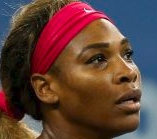
#> input picture 16487_SerenaWilliams_33_f.jpg, 157 x 139 px
$ python im_read.py
#> lines starting #> are read from the running program, lines starting #| are printed output that depends on the picture
"""
Implementation of gaussian filter algorithm
"""
from itertools import product
import cv2 as cv2
from cv2 import COLOR_BGR2GRAY, cvtColor, imread, imshow, waitKey
from numpy import dot, exp, mgrid, pi, ravel, square, uint8, zeros
import numpy as np

import matplotlib.pyplot as plt

def gen_gaussian_kernel(k_siZe, sig):
    c = k_siZe // 2
    x, y = mgrid[0 - c : k_siZe - c, 0 - c : k_siZe - c]
    g = 1 / (2 * pi * sig) * exp(-(square(x) + square(y)) / (2 * square(sig)))
    return g


def gaussian_filter(img, k_siZe, sig):
    height, width = img.shape[0], img.shape[1]

    dheight = height - k_siZe + 1
    dwidth = width - k_siZe + 1


    img_array = zeros((dheight * dwidth, k_siZe * k_siZe))
    row = 0
    for i, j in product(range(dheight), range(dwidth)):
        window = ravel(img[i : i + k_siZe, j : j + k_siZe])
        img_array[row, :] = window
        row += 1

    #  turn the kernel into shape(k*k, 1)
    gaus_kernel = gen_gaussian_kernel(k_siZe, sig)
    filter_array = ravel(gaus_kernel)

    # reshape and get the dst image
    dst = dot(img_array, filter_array).reshape(dheight, dwidth).astype(uint8)

    return dst


if __name__ == "__main__":
    # read original image
    img = imread('16487_SerenaWilliams_33_f.jpg')
#> img is the input picture: shape (139, 157, 3); mean B, G, R 58.2, 65.4, 96.2
    # turn image in gray scale value
    gray = cvtColor(img, COLOR_BGR2GRAY)
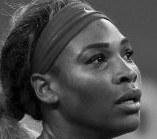
#> gray: shape (139, 157); min 0, max 242, mean 73.8

    # get values with two different mask size
    gaussian31x31_1 = gaussian_filter(gray, 31, sig=1)
#> after the loop in gaussian_filter, `for i, j in product(range(dheight), range(dwidth)):`:
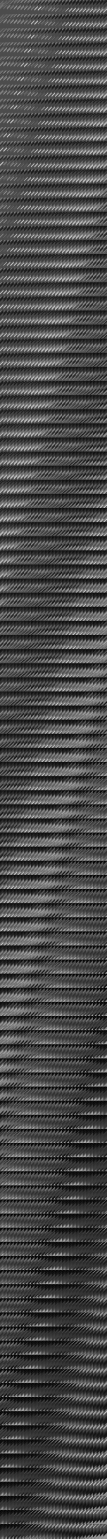
#> img_array: shape (13843, 961) float64 (shown at 1/9 size); min 0, max 242, mean 72
#> after the loop in gaussian_filter, `for i, j in product(range(dheight), range(dwidth)):`: row = 13843
    histogram1, bin_edges = np.histogram(gaussian31x31_1, bins=256, range=(0, 1))
#> histogram1 = 256 values, max 16 at index 255, min 0 at index 1, mean 0.0742; bin_edges = 257 values from 0 to 1
    plt.figure()
    plt.title("Grayscale Histogram")
    plt.xlabel("grayscale value")
    plt.ylabel("pixel count")
    plt.xlim([0.0, 1.0])  # <- named arguments do not work here
    plt.plot(bin_edges[0:-1], histogram1)  # <- or here
    plt.show()
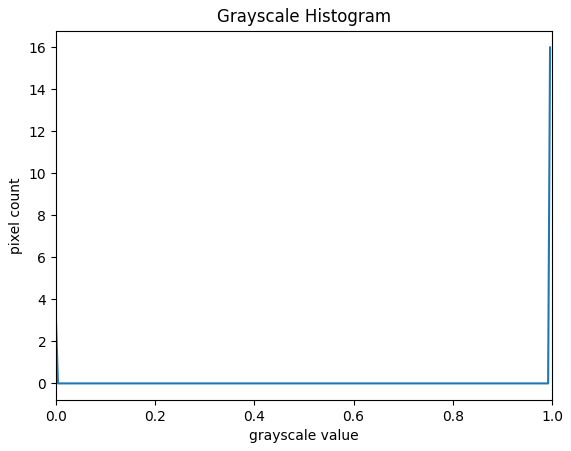
#> figure drawn by matplotlib, 1 panel; curve peaks at x = 0.996, y = 16
    cv2.imwrite('histogram1.jpg', histogram1)

    gaussian31x31_2 = gaussian_filter(gray, 31, sig=2)
#> call 2 of gaussian_filter, with k_siZe = 31, sig = 2
#> after the loop in gaussian_filter (call 2), `for i, j in product(range(dheight), range(dwidth)):`: row = 13843
#> in gaussian_filter (call 2), `dst = dot(img_array, filter_array).reshape(dheight, dwidth).astype(uin..`:
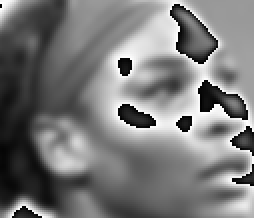
#> dst: shape (109, 127) (shown 2 times larger); min 0, max 255, mean 121
    histogram2, bin_edges = np.histogram(gaussian31x31_2, bins=256, range=(0, 1))
#> histogram2 = 256 values, max 27 at index 255, min 0 at index 1, mean 0.168
    plt.figure()
    plt.title("Grayscale Histogram")
    plt.xlabel("grayscale value")
    plt.ylabel("pixel count")
    plt.xlim([0.0, 1.0])  # <- named arguments do not work here
    plt.plot(bin_edges[0:-1], histogram2)  # <- or here
    plt.show()
#> figure, not shown here; curve peaks at x = 0.996, y = 27
    cv2.imwrite('histogram2.jpg', histogram2)

    gaussian31x31_3 = gaussian_filter(gray, 31, sig=3)
#> call 3 of gaussian_filter, with k_siZe = 31, sig = 3
#> after the loop in gaussian_filter (call 3), `for i, j in product(range(dheight), range(dwidth)):`: row = 13843
#> in gaussian_filter (call 3), `dst = dot(img_array, filter_array).reshape(dheight, dwidth).astype(uin..`:
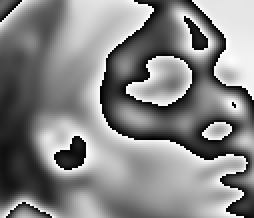
#> dst: shape (109, 127) (shown 2 times larger); min 0, max 255, mean 133.2
    histogram3, bin_edges = np.histogram(gaussian31x31_3, bins=256, range=(0, 1))
#> histogram3 = 256 values, max 42 at index 255, min 0 at index 1, mean 0.309
    plt.figure()
    plt.title("Grayscale Histogram")
    plt.xlabel("grayscale value")
    plt.ylabel("pixel count")
    plt.xlim([0.0, 1.0])  # <- named arguments do not work here
    plt.plot(bin_edges[0:-1], histogram3)  # <- or here
    plt.show()
#> figure, not shown here; curve peaks at x = 0.996, y = 42
    cv2.imwrite('histogram3.jpg', histogram3)

    gaussian31x31_4 = gaussian_filter(gray, 31, sig=4)
#> call 4 of gaussian_filter, with k_siZe = 31, sig = 4
#> after the loop in gaussian_filter (call 4), `for i, j in product(range(dheight), range(dwidth)):`: row = 13843
#> in gaussian_filter (call 4), `dst = dot(img_array, filter_array).reshape(dheight, dwidth).astype(uin..`:
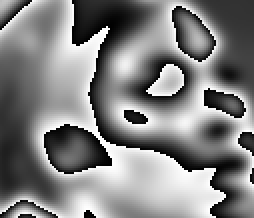
#> dst: shape (109, 127) (shown 2 times larger); min 0, max 255, mean 128.9
    histogram4, bin_edges = np.histogram(gaussian31x31_4, bins=256, range=(0, 1))
#> histogram4 = 256 values, max 61 at index 0, min 0 at index 1, mean 0.461
    plt.figure()
    plt.title("Grayscale Histogram")
    plt.xlabel("grayscale value")
    plt.ylabel("pixel count")
    plt.xlim([0.0, 1.0])  # <- named arguments do not work here
    plt.plot(bin_edges[0:-1], histogram4)  # <- or here
    plt.show()
#> figure, not shown here; curve peaks at x = 0, y = 61
    cv2.imwrite('histogram4.jpg', histogram4)

    gaussian31x31_5 = gaussian_filter(gray, 31, sig=5)
#> after the loop in gaussian_filter (call 5), `for i, j in product(range(dheight), range(dwidth)):`: row = 13843
#> in gaussian_filter (call 5), `dst = dot(img_array, filter_array).reshape(dheight, dwidth).astype(uin..`:
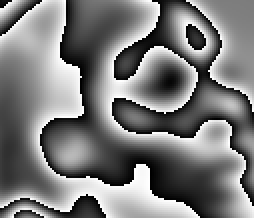
#> dst: shape (109, 127) (shown 2 times larger); min 0, max 255, mean 122.5
    histogram5, bin_edges = np.histogram(gaussian31x31_5, bins=256, range=(0, 1))
#> histogram5 = 256 values, max 61 at index 0, min 0 at index 1, mean 0.391
    plt.figure()
    plt.title("Grayscale Histogram")
    plt.xlabel("grayscale value")
    plt.ylabel("pixel count")
    plt.xlim([0.0, 1.0])  # <- named arguments do not work here
    plt.plot(bin_edges[0:-1], histogram5)  # <- or here
    plt.show()
#> figure, not shown here; curve peaks at x = 0, y = 61
    cv2.imwrite('histogram5.jpg', histogram5)


    print(np.linalg.det(np.corrcoef(gaussian31x31_1,gaussian31x31_2)))
#| -0.0
    print(np.linalg.det(np.corrcoef(gaussian31x31_1,gaussian31x31_3)))
#| 0.0
    print(np.linalg.det(np.corrcoef(gaussian31x31_1,gaussian31x31_4)))
#| -0.0
    print(np.linalg.det(np.corrcoef(gaussian31x31_1,gaussian31x31_5)))
#| -0.0

    print(np.linalg.det(np.corrcoef(gaussian31x31_2,gaussian31x31_3)))
#| 0.0
    print(np.linalg.det(np.corrcoef(gaussian31x31_2,gaussian31x31_4)))
#| 0.0
    print(np.linalg.det(np.corrcoef(gaussian31x31_2,gaussian31x31_5)))
#| -0.0

    print(np.linalg.det(np.corrcoef(gaussian31x31_3,gaussian31x31_4)))
#| 0.0
    print(np.linalg.det(np.corrcoef(gaussian31x31_3,gaussian31x31_5)))
#| 0.0

    print(np.linalg.det(np.corrcoef(gaussian31x31_4,gaussian31x31_5)))
#| 0.0


    # show result images
    imshow("gaussian filter with 31x31 mask", gaussian31x31_1)
    cv2.imwrite('gaussian31x31_1.jpg', gaussian31x31_1)
    imshow("gaussian filter with 31x31 mask", gaussian31x31_2)
    cv2.imwrite('gaussian31x31_2.jpg', gaussian31x31_2)
    imshow("gaussian filter with 31x31 mask", gaussian31x31_3)
    cv2.imwrite('gaussian31x31_3.jpg', gaussian31x31_3)
    imshow("gaussian filter with 31x31 mask", gaussian31x31_4)
    cv2.imwrite('gaussian31x31_4.jpg', gaussian31x31_4)
    imshow("gaussian filter with 31x31 mask", gaussian31x31_5)
    cv2.imwrite('gaussian31x31_5.jpg', gaussian31x31_5)
    waitKey()
